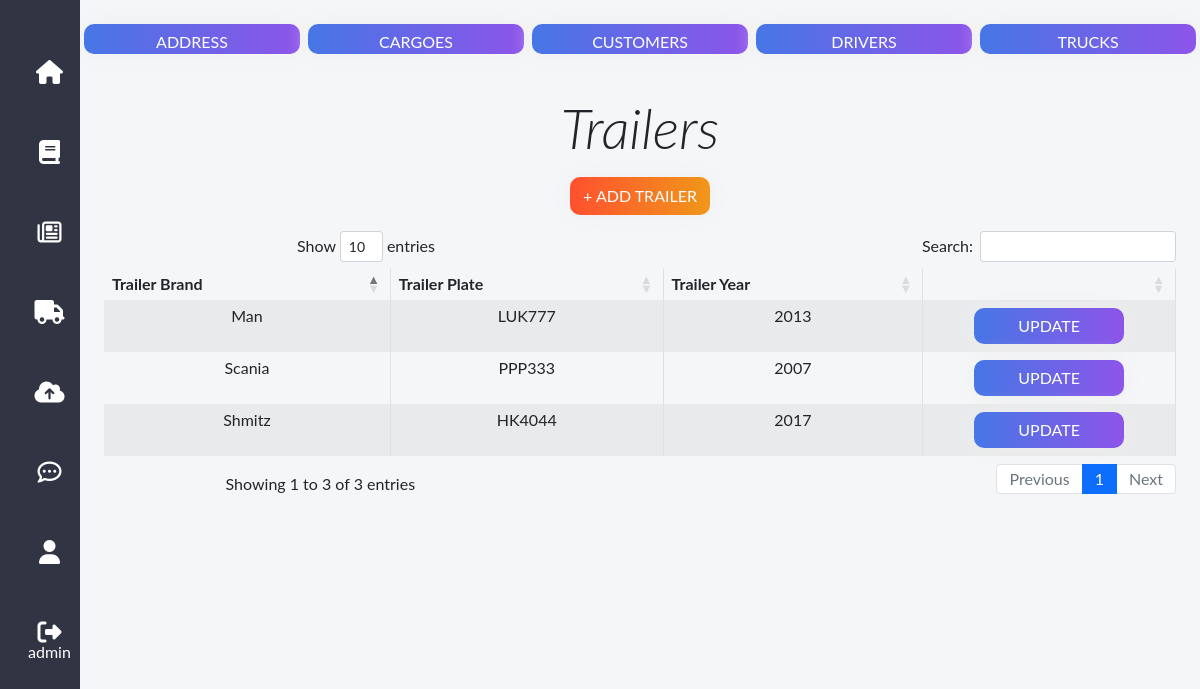
The app's page /trailers/ (signed in) with its own data.
### transport/models.py (models this page shows, shortened)
class Trailer(models.Model):
    trailer_brand = models.CharField(max_length=200, null=True, blank=True)
    trailer_model = models.CharField(max_length=200, null=True, blank=True)
    trailer_plate = models.CharField(max_length=200, null=True, blank=True)
    trailer_year = models.IntegerField(null=True, blank=True)
    class Meta:
        verbose_name = "Trailer"
        verbose_name_plural = "Trailers"

### transport/views.py (the view)
# urls.py: path('trailers/', views.TrailerListView.as_view(), name='trailers'),
class TrailerListView(LoginRequiredMixin, ListView):
    model = Trailer
    context_object_name = 'trailers'
    template_name = 'trailers.html'

### transport/templates/trailers.html
{% extends "base.html" %}
{% block content %}
    <div class="container mt-2">
        <div class="row">
         <a href="{% url 'addresses' %}" class="btn btn-grad mx-1 mb-4 col-md form-button" type="button"  style="height:30px;":>Address</a>
            <a href="{% url 'cargoes' %}" class="btn btn-grad mx-1 mb-4 col-md form-button" type="button"  style="height:30px;":>Cargoes</a>
            <a href="{% url 'customers' %}" class="btn btn-grad mx-1 mb-4 col-md form-button" type="button"  style="height:30px;":>Customers</a>
            <a href="{% url 'drivers' %}" class="btn btn-grad mx-1 mb-4 col-md form-button" type="button"  style="height:30px;":>Drivers</a>
        <a href="{% url 'trucks' %}" class="btn btn-grad mx-1 mb-4 col-md form-button" type="button"  style="height:30px;":>Trucks</a>
    </div>
    <div>
    <div class="container mb-3 mt-3">
        <p class="display-4" style="font-style:italic;">Trailers</p>
        <a class="btn btn-create" href="{% url 'create_trailer' %}">+ Add Trailer</a>
    </div>
    <div class="container mb-3 mt-3">
       <table class="table table-striped table-bordered myDataTable stripe " style="width:100%">
        <thead>
            <tr>
                <th>Trailer Brand</th>
                <th>Trailer Plate</th>
                <th>Trailer Year</th>
                <th></th>
            </tr>
        </thead>
        <tbody>
            {% for trailer in trailers  %}
            <tr>
                <td>{{trailer.trailer_brand}}</td>
                <td>{{trailer.trailer_plate}}</td>
                <td>{{trailer.trailer_year}}</td>
                <td><a class="btn btn-grad mx-auto" href="{{ trailer.id }}" style="max-width:150px;">Update</a></td>
            </tr>
            {% endfor %}
        </tbody>
    </table>
    </div>
 </div>
{% endblock content %}

### transport/templates/base.html (shortened to what this page needs)
<!DOCTYPE html>
{% load static %}
<html lang="en">
<head>
    <link href="https://cdn.jsdelivr.net/npm/bootstrap@5.0.2/dist/css/bootstrap.min.css" rel="stylesheet">
	<link href="https://cdn.datatables.net/1.11.5/css/dataTables.bootstrap4.min.css"  rel="stylesheet">
    <link rel="stylesheet" type="text/css" href="{% static 'css/styles.css' %}?{% now 'U' %}">
</head>
<body>
<nav class="sidebar-navigation navbar-expand-sm" style="z-index:100;">
	<div style="text-align:center; padding:1em 0;">
	</div>
	<div class="collapse navbar-collapse" id="navbarNavDropdown">
	<ul style="padding-left: 0px;">
		<li name="home">
			<a href="{% url 'home' %}"><i class="fa fa-home"></i></a>
		</li>
		{% if user.is_authenticated %}
		<li name="orders">
			<a href="{% url 'orders' %}"><i class="fa fa-book"></i></a>
		</li>
		<li name="order_lines">
			<a href="{% url 'order_lines' %}"><i class="fa fa-newspaper-o"></i></a>
		</li>
		<li name="links">
			<a href="{% url 'links' %}"><i class="fa fa-truck"></i></a>
		</li>
		<li name="uploads">
			<a href="{% url 'uploads' %}"><i class="fa fa-cloud-upload"></i></a>
		</li>
		<li name="messages">
			<a href="{% url 'messages'%}"><i class="fa fa-commenting-o"></i></a>
		</li>
		<li name="profile">
			<a href="{% url 'profile'%}"><i class="fa fa-user"></i></a>
		</li>
		{% endif %}
		<li name="login">
			{% if user.is_authenticated %}
			<a href="{% url 'logout'%}?next=/home"><i class="fa fa-sign-out"></i></a>
			{{ user.get_username }}
			{% else %}
			<a href="{% url 'login'%}?next={{request.path}}"><i class="fa fa-sign-in"></i></a>
			<span class="tooltip">Log In</span>
			{% endif %}
		</li>
	</ul>
	</div>
    </nav>
        <div class="my-container">
            <br>
            {% block content %}
            {% endblock content %}
        </div>
</body>
</html>

### static/css/styles.css (style rules this page uses)
* { margin: 0; padding: 0; box-sizing: border-box; list-style: none; font-family: "Lato", sans-serif; line-height: 1; }
body { background-color: #f5f6f8; }
.sidebar-navigation { display: inline; position: fixed; min-height: 100vh; width: 80px; background-color: #313443; }
.sidebar-navigation ul { text-align: center; color: white; margin: 0 auto; }
.sidebar-navigation ul li { padding: 28px 28px; cursor: pointer; }
.sidebar-navigation ul li i { display: block; font-size: 24px; }
a { text-decoration:none; color:#fff; }
.my-container { font-family: 'Roboto', sans-serif; font-weight: 400; overflow: hidden; margin-left:80px; text-align:center; }
.btn-grad { background-image: linear-gradient(to right, #4776E6 0%, #8E54E9 51%, #4776E6 100%) }
.btn-grad { padding: 5px 15px; text-align: center; text-transform: uppercase; transition: 0.5s; background-size: 200% auto; color: white; box-shadow: 0 0 20px #eee; border-radius: 10px; display: block; }
.btn-create { background-image: linear-gradient(to right, #FF512F 0%, #F09819 51%, #FF512F 100%) }
.btn-create { max-width:150px; margin:0; text-align: center; text-transform: uppercase; transition: 0.5s; background-size: 200% auto; color: white; box-shadow: 0 0 20px #eee; border-radius: 10px; display: inline-block; }

### records on screen
Trailer: trailer_brand "Scania", trailer_plate "PPP333", trailer_year "2007", {{ trailer.id }} 1 (drawn)
Trailer: trailer_brand "Man", trailer_plate "LUK777", trailer_year "2013"
Trailer: trailer_brand "Shmitz", trailer_plate "HK4044", trailer_year "2017"

### other values on screen
{{ user.get_username }} "admin"
